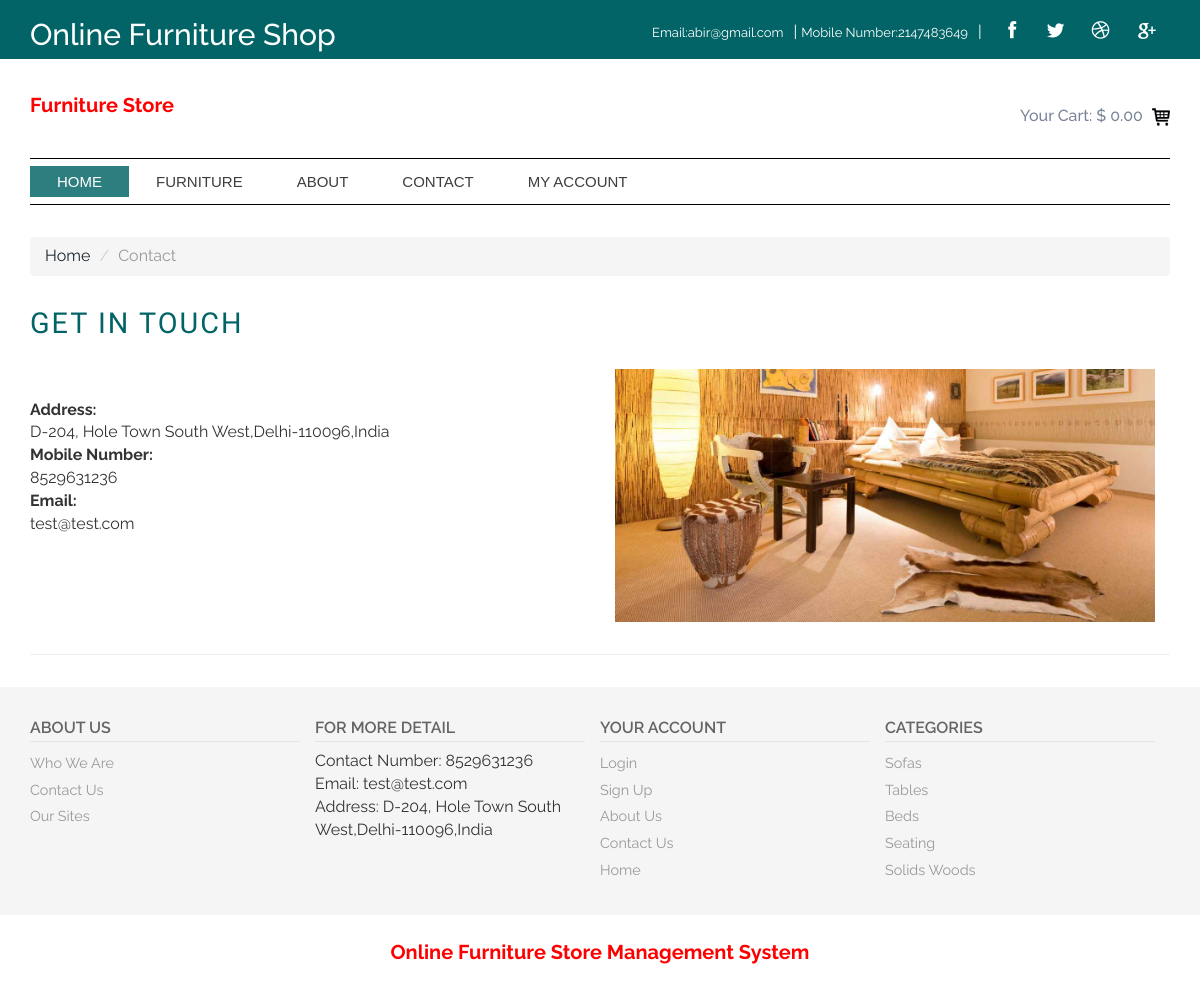
The app's page /contact-us.php (signed in) with its own data.
### tables this page shows
CREATE TABLE `tbluser` (
  `ID` int(10) NOT NULL,
  `FullName` varchar(120) DEFAULT NULL,
  `MobileNumber` bigint(10) DEFAULT NULL,
  `Email` varchar(120) DEFAULT NULL,
  `Password` varchar(120) DEFAULT NULL,
  `RegDate` timestamp NULL DEFAULT current_timestamp()
);

CREATE TABLE `tblpage` (
  `ID` int(10) NOT NULL,
  `PageType` varchar(120) DEFAULT NULL,
  `PageTitle` varchar(200) DEFAULT NULL,
  `PageDescription` mediumtext DEFAULT NULL,
  `Email` varchar(120) DEFAULT NULL,
  `MobileNumber` bigint(10) DEFAULT NULL,
  `UpdationDate` timestamp NULL DEFAULT current_timestamp()
);

CREATE TABLE `tblcategory` (
  `ID` int(10) NOT NULL,
  `CategoryName` varchar(120) DEFAULT NULL,
  `CreationDate` timestamp NULL DEFAULT current_timestamp()
);

### contact-us.php (the view, shortened to what this page needs)
<?php
include('includes/dbconnection.php');
?>
<!DOCTYPE HTML>
<html>
<head>
<link href="css/bootstrap.css" rel='stylesheet' type='text/css' />
<link href="css/style.css" rel='stylesheet' type='text/css' />
<link href="css/megamenu.css" rel="stylesheet" type="text/css" media="all" />
</head>
<body>
<?php include_once('includes/header.php');?>
<div class="contact">
	 <div class="container">
		 <ol class="breadcrumb">
		  <li><a href="index.php">Home</a></li>
		  <li class="active">Contact</li>
		 </ol>
		 <div class="contact-head">
		 	 <h2>Get In Touch</h2>
				  <div class="col-md-6 contact-left" style="padding-top: 30px">
				  	<?php
$sql="SELECT * from  tblpage where PageType='contactus'";
$query = $dbh -> prepare($sql);
$query->execute();
$results=$query->fetchAll(PDO::FETCH_OBJ);
$cnt=1;
if($query->rowCount() > 0)
{
foreach($results as $row)
{               ?>
	<strong>Address:</strong>
				<p><?php  echo $row->PageDescription;?></p>
				<strong>Mobile Number:</strong>
					<p><?php  echo $row->MobileNumber;?></p>
					<strong>Email:</strong>
					<p><?php  echo $row->Email;?></p>
				 </div>
				 <div class="col-md-6 contact-right">
						 <img class="img-responsive" src="images/banner3.jpg" alt="about img">
				 </div>
				 <div class="clearfix"></div>
		 </div>
		 <?php $cnt=$cnt+1;}} ?>
	 </div>
</div>
<?php include_once('includes/footer.php');?>
</body>
</html>
</body>
</html>

### includes/header.php (shortened to what this page needs)
 <?php if (strlen($_SESSION['ofsmsuid']!=0)) {?>
<div class="top_bg">
  <div class="container">
    <div class="header_top-sec">
      <div class="top_right">
         <h2>Online Furniture Shop</h2>
      </div>
      <div class="top_left">
        <ul>
          <?php
         $uid= $_SESSION['ofsmsuid'];
$sql="SELECT * from tbluser where ID='$uid'";
$query = $dbh -> prepare($sql);
$query->execute();
$results=$query->fetchAll(PDO::FETCH_OBJ);
$cnt=1;
if($query->rowCount() > 0)
{
foreach($results as $row)
{               ?>
          <li class="top_link">Email:<?php  echo htmlentities($row->Email);?></li>|
          <li class="top_link">Mobile Number:<?php  echo htmlentities($row->MobileNumber);?></li>|  <?php $cnt=$cnt+1;}} ?>
        </ul>
        <div class="social">
          <ul>
            <li><a href="#"><i class="facebook"></i></a></li>
            <li><a href="#"><i class="twitter"></i></a></li>
            <li><a href="#"><i class="dribble"></i></a></li>
            <li><a href="#"><i class="google"></i></a></li>
          </ul>
        </div>
      </div>
        <div class="clearfix"> </div>
    </div>
  </div>
</div><?php } ?>
<div class="header_top">
   <div class="container">
     <div class="logo">
      <a href="index.php"><strong style="color: red;font-size: 20px;">Furniture Store</strong></a>
     </div>
     <div class="header_right">
       <div class="cart box_1">
        <?php if (strlen($_SESSION['ofsmsuid']!=0)) {?>
        <a href="cart.php">
          <h3>Your Cart:  <span><?php echo "$ ".number_format($_SESSION['tprice'], 2); ?></span> <img src="images/bag.png" alt=""></h3>
        </a>
        <div class="clearfix"> </div><?php } ?>
       </div>
     </div>
      <div class="clearfix"></div>
   </div>
</div>
<div class="mega_nav">
   <div class="container">
     <div class="menu_sec">
     <ul class="megamenu skyblue">
       <li class="active grid"><a class="color1" href="index.php">Home</a></li>
       <li class="grid"><a class="color2" href="#">furniture</a>
        </li>
        <li><a class="color5" href="about-us.php">About</a>
        </li>
        <li><a class="color6" href="contact-us.php">Contact</a>
        </li>
        <?php if (strlen($_SESSION['ofsmsuid']!=0)) {?>
        <li><a class="color6">My Account</a>
        </li>  <?php } ?>
         </ul>
       <div class="clearfix"></div>
     </div>
    </div>
</div>

### includes/footer.php (shortened to what this page needs)
<?php
include('includes/dbconnection.php');
?>
<div class="footer-content">
     <div class="container">
         <div class="ftr-grids">
             <div class="col-md-3 ftr-grid">
                 <h4>About Us</h4>
                 <ul>
                     <li><a href="about-us.php">Who We Are</a></li>
                     <li><a href="contact-us.php">Contact Us</a></li>
                     <li><a href="index.php">Our Sites</a></li>
                 </ul>
             </div>
             <div class="col-md-3 ftr-grid">
                 <h4>For more Detail</h4>
                 <ul>
                        <?php
$sql="SELECT * from  tblpage where PageType='contactus'";
$query = $dbh -> prepare($sql);
$query->execute();
$results=$query->fetchAll(PDO::FETCH_OBJ);
$cnt=1;
if($query->rowCount() > 0)
{
foreach($results as $row)
{               ?>
                     <li>Contact Number: <?php  echo $row->MobileNumber;?></li>
                     <li>Email: <?php  echo $row->Email;?></li>
                     <li>Address: <?php  echo $row->PageDescription;?></li>
                     <?php $cnt=$cnt+1;}} ?>
                 </ul>
             </div>
             <div class="col-md-3 ftr-grid">
                 <h4>Your account</h4>
                 <ul>
                     <li><a href="signup.php">Login</a></li>
                     <li><a href="signup.php">Sign Up</a></li>
                     <li><a href="about-us.php">About Us</a></li>
                     <li><a href="contact-us.php">Contact Us</a></li>
                     <li><a href="index.php">Home</a></li>
                 </ul>
             </div>
             <div class="col-md-3 ftr-grid">
                 <h4>Categories</h4>
                 <ul>
                    <?php
$ret="SELECT * from tblcategory";
$query1 = $dbh -> prepare($ret);
$query1->execute();
$resultss=$query1->fetchAll(PDO::FETCH_OBJ);
foreach($resultss as $rows)
{               ?>
                     <li><a href="category-details.php?catid=<?php echo htmlentities($rows->ID)?>"><?php echo htmlentities($rows->CategoryName)?></a></li>
                     <?php } ?>
                 </ul>
             </div>
             <div class="clearfix"></div>
         </div>
     </div>
</div>
<br />
<div class="footer">
     <div class="container">
         <div class="copywrite">
             <p style="text-align: center;color: red;font-size: 20px"><strong>Online Furniture Store Management System</strong> </p>
         </div>
         </div>
     </div>

### css/style.css (style rules this page uses)
h4, h5, h6, h1, h2, h3 { margin: 0; }
ul, ol { margin: 0; padding:0; }
p { margin: 0; }
html, body { font-family: 'Raleway', sans-serif; font-size: 100%; background: #ffffff; }
body a { transition:0.5s all; -webkit-transition:0.5s all; -moz-transition:0.5s all; -o-transition:0.5s all; -ms-transition:0.5s all; }
.breadcrumb { margin:2em 0; }
.top_bg { background:#026466; }
.header_top-sec { padding: 15px 0 8px; }
.header_top { padding:2em 0; }
.top_left { float: right; color:#fff; }
.top_right { float:left; color: #ffffff; margin-top: 3px; }
.top_right ul,.top_left ul { padding:0; list-style:none; display: inline-block; vertical-align: middle; }
.top_left ul li.top_link { margin-right:10px; }
.top_right ul li,.top_left ul li { display: inline-block; }
.social { display: inline-block; }
.top_left ul li { font-size:13px; }
.top_left ul li a { text-align:center; padding: 0px 4px; font-size:13px; color:#ffffff; -webkit-transition: all 0.3s ease-in-out; -moz-transition: all 0.3s ease-in-out; -o-transition: all 0.3s ease-in-out; transition: all 0.3s ease-in-out; }
.box_1 { text-align:center; margin-top:1em; }
.box_1 h3 { color: #000; font-size: 0.85em; margin-bottom: 0; }
.box_1 h3 img { margin-left: 5px; }
.box_1 h3 { color: #7A8499; font-size: 1em; }
.logo { float: left; }
.header_right { float: right; }
.social i { width: 27px; height: 27px; background: url('../images/social2.png') no-repeat 0px 0px; display: inline-block; margin: 0 4px; }
.social ul li { display:inline-block; }
a i.facebook { background-position: -3px -2px; }
a i.twitter { background-position: -43px -3px; }
a i.dribble { background-position: -83px -3px; }
a i.google { background-position: -126px -2px; }
.menu_sec { border-top:1px solid #000; border-bottom:1px solid #000; padding:7px 0; }
.header_right { position:relative; }
.footer-content { background:#F5F5F5; padding:2em 0; }
.ftr-grid h4 { color: #646464; font-weight: 600; display: block; border-bottom: 1px solid #E5E5E5; padding-bottom: 5px; text-transform:uppercase; font-size:1em; }
.ftr-grid { padding-left: 0; }
.ftr-grid ul li { display:block; }
.ftr-grid ul li:nth-child(1) { margin-top:0.5em; }
.ftr-grid ul li a { color:#999; padding:3px 0; display:block; font-size:0.9em; }
.footer { padding-bottom:2em; }
.copywrite p { color: #999; font-size: 0.8em; }
.contact { padding:0em 0 2em 0; }
.contact-left { padding-left:0; }
.contact-head { border-bottom:1px solid #eee; padding:0em 0 2em 0; }
.contact-head h2 { text-transform: uppercase; font-size: 1.8em; margin-bottom: 1em; font-family: 'Aladin', cursive; letter-spacing: 2px; color: #026466; }

### css/megamenu.css (style rules this page uses)
.megamenu { margin-bottom:0px;padding:0;width:100%;list-style:none;display:inline-block;position:relative;font-family:Calibri,Arial;font-size:15px }
.megamenu li { margin-bottom:-5px;display:inline }
.megamenu>li>a { float:left;padding:5px 28px;text-decoration:none;text-transform:capitalize;font-size:1em; -webkit-transition: all 0.3s ease-in-out;text-transform:uppercase; -moz-transition: all 0.3s ease-in-out; -o-transition: all 0.3s ease-in-out; transition: all 0.3s ease-in-out; }
.megamenu>li.active>a { background:rgba(2, 100, 102, 0.83); color:#fff; }
.skyblue,.skyblue>li.showhide { width: 72%; float: left; margin-right: 2%;; }
.skyblue li>a,.skyblue>li.showhide span { color:#3f3d3d }
@media (max-width:1366px) { .megamenu>li>a { padding: 5px 27px } }

### records on screen
tbluser: Email "abir@gmail.com", MobileNumber "2147483649"
tblpage: PageDescription "D-204, Hole Town South West,Delhi-110096,India", MobileNumber "8529631236", Email "test@test.com"
tblcategory: CategoryName "Sofas"
tblcategory: CategoryName "Tables"
tblcategory: CategoryName "Beds"
tblcategory: CategoryName "Seating"
tblcategory: CategoryName "Solids Woods"

### other values on screen
$_SESSION['tprice'] "0.00"
